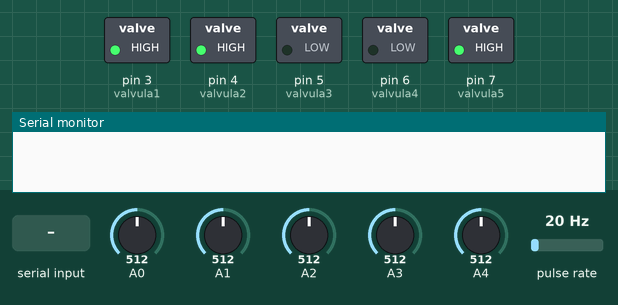
A sketch run on a simulated Arduino Mega 2560, built with avr-gcc and run on an emulated ATmega2560. Shown: switched loads named in the sketch (green lamp = pin HIGH), the last lines printed to the serial monitor. Wiring (inferred from the names in the program): pulse sensor: data pin 2. Inputs (shaded band) come from the test bench; at power-on: A0 = 512, A1 = 512, A2 = 512, A3 = 512, A4 = 512, pulse rate 20 Hz.

Above: at 1.2 s.
1.3 s: "1" received over Serial
At 3.1 s:
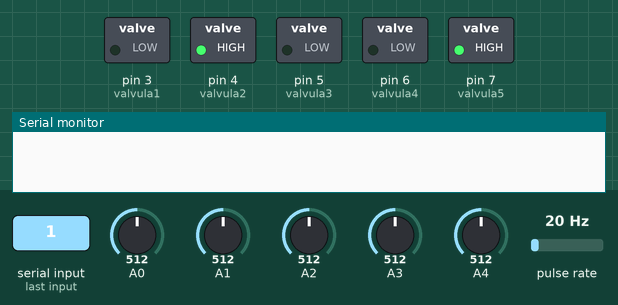
3.5 s: "3" received over Serial
At 4.6 s:
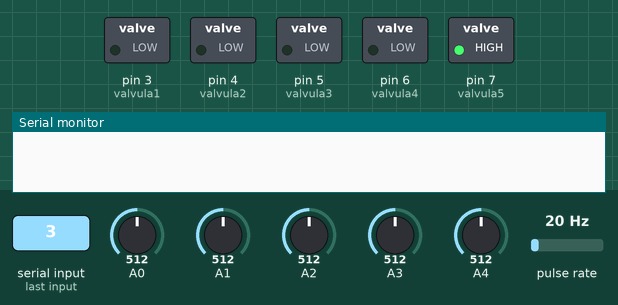
5.5 s: "2" received over Serial
At 7.2 s:
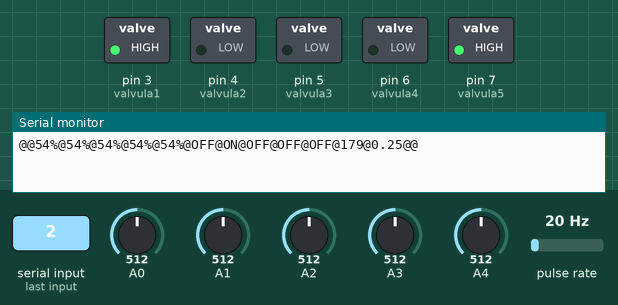
7.5 s: "5" received over Serial
At 8.9 s:
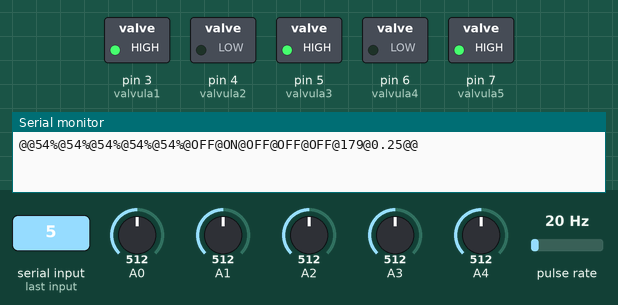
9.5 s: "4" received over Serial
At 10.5 s:
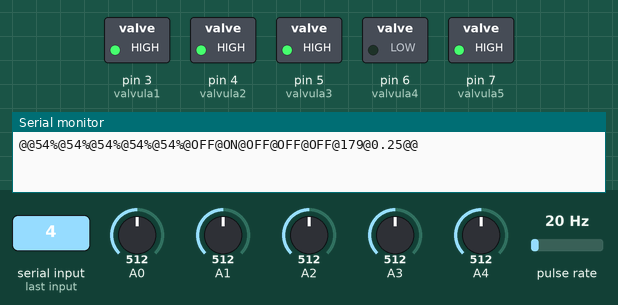
11.5 s: "7" received over Serial
At 13.2 s:
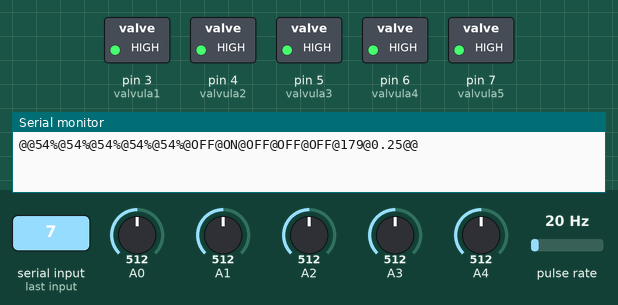
Timing chart, 0 to 14.5 s (numbered marks = the images above; inputs shaded):
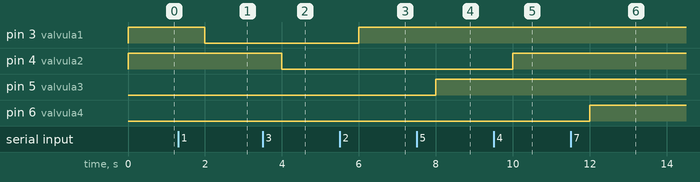

Measured:
- after the input at 1.3 s, pin 3 (valvula1): HIGH → LOW after 0.70 s
- after the input at 3.5 s, pin 4 (valvula2): HIGH → LOW after 0.50 s
- after the input at 5.5 s, pin 3 (valvula1): LOW → HIGH after 0.50 s
- after the input at 7.5 s, pin 5 (valvula3): LOW → HIGH after 0.50 s
- after the input at 9.5 s, pin 4 (valvula2): LOW → HIGH after 0.50 s
- after the input at 11.5 s, pin 6 (valvula4): LOW → HIGH after 0.50 s

The sketch:

riego_web.ino
```cpp
//Trama de datos
//@@Humedad1@Humedad2@Humedad3@Humedad4@Humedad5@Selenoide1@Selenoide2@Selenoide3@Selenoide4@Selenoide5@Caudal@Acumulado
//@@56%@49%@44%@0%@0@OFF@OFF@OFF@OFF@OFF@0@0.00@


int r1=0;
int r2=0;
int r3=0;
int r4=0;
int r5=0;
int tiempo=0;

int valvula1=3;
int valvula2=4;
int valvula3=5;
int valvula4=6;
int valvula5=7;

int sensor1=0;
int sensor2=0;
int sensor3=0;
int sensor4=0;
int sensor5=0;
///////////////////////////////////////////////////////////////////
volatile int pulsos; // Cantidad de pulsos del sensor. Como se usa dentro de una interrupcion debe ser volatile
unsigned int litrosPorHora; // Calculated litres/hour
unsigned char sensorDeFlujo = 2; // Pin al que esta conectado el sensor
unsigned long tiempoAnterior; // Para calcular el tiempo
unsigned long pulsosAcumulados; // Pulsos acumulados
float litros; // Litros acumulados
int val1=3;
int val2=4;
int option=0;
void flujo () // Funcion de interrupcion
{
pulsos++; // Simplemente sumar el numero de pulsos
}
//////////////////////////////////////////////////////////////////
void setup ()
{
    pinMode(valvula1,OUTPUT);
    pinMode(valvula2,OUTPUT);
    pinMode(valvula3,OUTPUT);
    pinMode(valvula4,OUTPUT);
    pinMode(valvula5,OUTPUT);
    pinMode(sensorDeFlujo, INPUT);
    attachInterrupt(0, flujo, RISING); // Setup Interrupt
    interrupts(); // Habilitar interrupciones
    tiempoAnterior = millis();

    Serial.begin(9600);
    Serial1.begin(9600);
    digitalWrite(valvula1, HIGH);
    digitalWrite(valvula2, HIGH);
    digitalWrite(valvula3, LOW);
    digitalWrite(valvula4, LOW);
    digitalWrite(valvula5, HIGH);
//@@Humedad1@Humedad2@Humedad3@Humedad4@Humedad5@Selenoide1@Selenoide2@Selenoide3@Selenoide4@Selenoide5@Caudal@Acumulado
//    Serial.print("@@Humedad1@Humedad2@Humedad3@Humedad4@Humedad5@Selenoide1@Selenoide2@Selenoide3@Selenoide4@Selenoide5@Caudal[L/min]@Acumulado[Litros]");
}
void loop ()
{
  if (Serial.available()>0)
  {
    //leemos la opcion enviada
    option=Serial.read();
    if(option=='1')
    {
      digitalWrite(valvula1, LOW);
      option=0;
      r1=1;
    }
    if(option=='2')
    {
      digitalWrite(valvula1, HIGH);
      option=0;
      r1=0;
    }
     if(option=='3')
    {
      digitalWrite(valvula2, LOW);
      option=0;
      r2=1;
    }
    if(option=='4')
    {
      digitalWrite(valvula2, HIGH);
      option=0;
      r2=0;
    }
    if(option=='5')
    {
      digitalWrite(valvula3, HIGH);
      option=0;
      r3=1;
    }
    if(option=='6')
    {
      digitalWrite(valvula3, LOW);
      option=0;
      r3=0;
    }
    if(option=='7')
    {
      digitalWrite(valvula4, HIGH);
      option=0;
      r4=1;
    }
    if(option=='8')
    {
      digitalWrite(valvula4, LOW);
      option=0;
      r4=0;
    }
    if(option=='9')
    {
      digitalWrite(valvula5, LOW);
      option=0;
      r5=1;
    }
    if(option=='A')
    {
      digitalWrite(valvula5, HIGH);
      option=0;
      r5=0;
    }
    ////////////////////////////////////////////
  }

////////////////////////////////////////////////////////////////////////////////////////
////////////////////////////////////////////////////////////////////////////////////////
  tiempo=tiempo+1;
  delay(1000);
  if (tiempo == 7)
  {
    tiempo=0;
    Serial.print("@@");
    sensor1= (analogRead(0)*100)/1000;
    Serial.print(105-sensor1);

    Serial.print("%@");
    sensor2= (analogRead(1)*100)/1000;
    Serial.print(105-sensor2);

    Serial.print("%@");
    sensor3= (analogRead(2)*100)/1000;
    Serial.print(105-sensor3);

    Serial.print("%@");
    sensor4= (analogRead(3)*100)/1000;
    Serial.print(105-sensor4);

    Serial.print("%@");
    sensor5= (analogRead(4)*100)/1000;
    Serial.print(105-sensor5);
    Serial.print("%");
    if(r1==0) {Serial.print("@OFF");}
    if(r1==1) {Serial.print("@ON");}
    if(r2==0) {Serial.print("@OFF");}
    if(r2==1) {Serial.print("@ON");}
    if(r3==0) {Serial.print("@OFF");}
    if(r3==1) {Serial.print("@ON");}
    if(r4==0) {Serial.print("@OFF");}
    if(r4==1) {Serial.print("@ON");}
    if(r5==0) {Serial.print("@OFF");}
    if(r5==1) {Serial.print("@ON");}
    Serial.print("@");
    //Serial.print("Caudal:");
    Serial.print(litrosPorHora, DEC); // Cantidad en litros por hora L/hour
    Serial.print("@");
    litros = pulsosAcumulados*1.0/400; //Cada 400 pulsos = 1 litro
    //Serial.print("Cantidad:");
    Serial.print(litros);
    Serial.println("@@");
  }

  // Cada segundo calcular e imprimir Litros/seg
  if( millis() - tiempoAnterior > 1000)
  {
      tiempoAnterior = millis(); // Updates cloopTime
      // Pulse frequency (Hz) = 6.67 Q, Q is flow rate in L/min. (Results in +/- 3% range)
      // Q = frecuencia / 6.67 (L/min)
      // Q = (frecuencia * 60) / 6.67 (L/hora)
      pulsosAcumulados += pulsos;
      litrosPorHora = (pulsos * 60 / 6.67); // (Pulse frequency x 60 min) / 7.5Q = flow rate in L/hour
      pulsos = 0; // Reset Counter
  }
}
```
